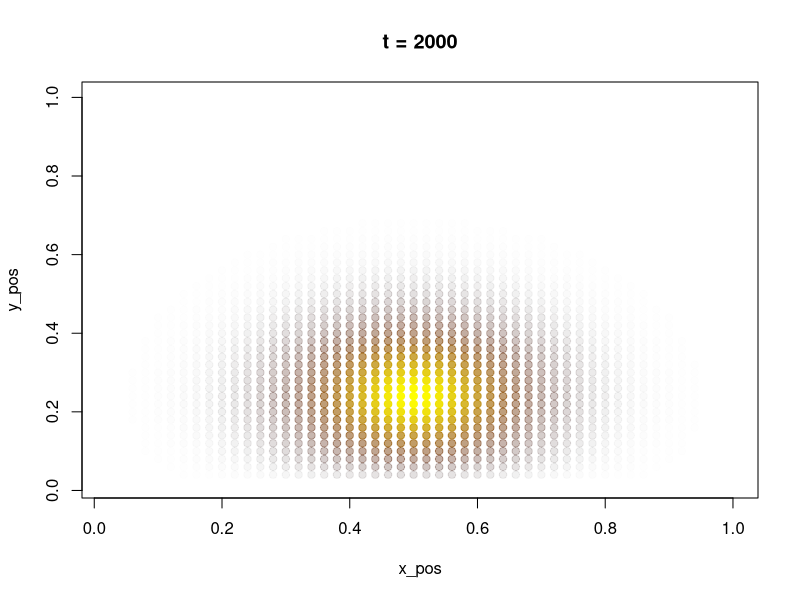
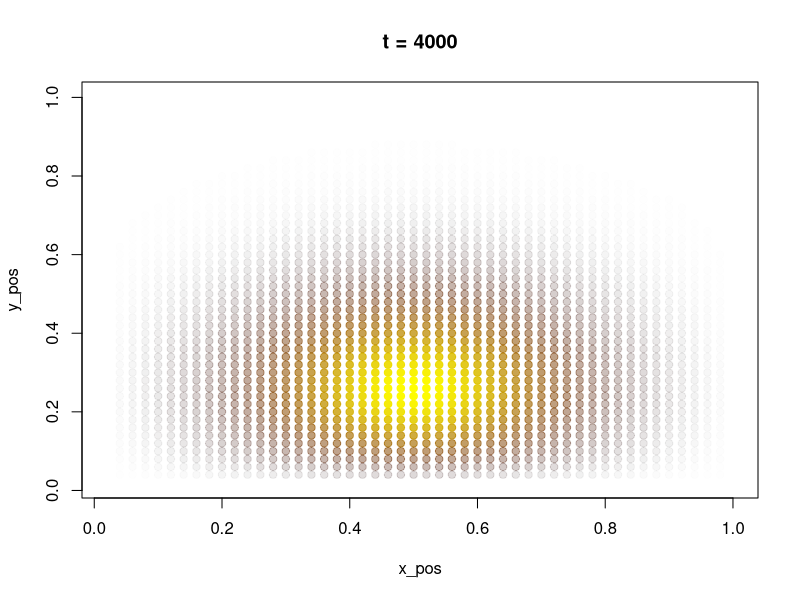

Reproduce these figures in R, in order. (Note: a time limit stopped this script after it produced the figures.)
## ---- chunk 1
knitr::opts_chunk$set(echo = TRUE,
                      comment = NA,
                      warning = F,
                      message = F,
                      fig.align = "center",
                      fig.width = 8,
                      fig.height = 4)
set.seed(1)

def.chunk.hook  <- knitr::knit_hooks$get("chunk")
knitr::knit_hooks$set(chunk = function(x, options) {
  x <- def.chunk.hook(x, options)
  ifelse(options$size != "normalsize", paste0("\n \\", options$size,"\n\n", x, "\n\n \\normalsize"), x)
})

## ---- chunk 2

nx <- 50 # length of x direction
ny <- 50 # length of y direction
dx <- 0.1 # Spatial step size
dy <- 0.1
dt <- 0.001 # Time step
t_total <- 10 # Total time
nt <- t_total / dt  # Number of time steps

# unused for simplicity for now
chi <- 1.0  # cell surface to volume ratio
D <- 0.1 # conductivity tensor, assumed 1D for easy multiplication
c_m <- 1 # transmembrane capacitance

## ---- chunk 3
u <- array(0, dim = c(nx,ny))
u[floor(nx/2),floor(ny/4)] = 10

#laplacian pre-allocation
l <- array(0, dim = c(nx,ny))

I_ion <- function(u, w = NA) {
  u^3 - u
}

x_pos <- (0:(nx*ny-1) %% nx + 1) / nx
y_pos <- (0:(nx*ny-1) %/% nx + 1)  / ny
for (t in 1:nt) {
  #only calculate the interals since we assume the boundary is constant
  for (i in 2:(nx-1)) {
    for (j in 2:(ny-1)) {
      # finite difference approximation for laplacian
      l[i,j] <- (u[i+1,j] + u[i-1,j] + u[i,j+1] + u[i,j-1] - 4*u[i,j]) / (dx * dy)
    }
  }
  
  # forward euler using the monodomain equation
  u <- u + dt*(D * l - I_ion(u = u))

  if (t %% 2000 == 0) {
      pal <- character(nx*ny)
  for (i in 1:nx){
    for (j in 1:ny) {
      pal[i + (j-1) * nx] = rgb(u[i,j] / max(u),
                                (u[i,j] / max(u))^2,
                                0,
                                alpha = u[i,j] / max(u))
    }
  }

    plot(x_pos,y_pos, col = pal, main = paste("t =",t), pch = 19)
  }
}
